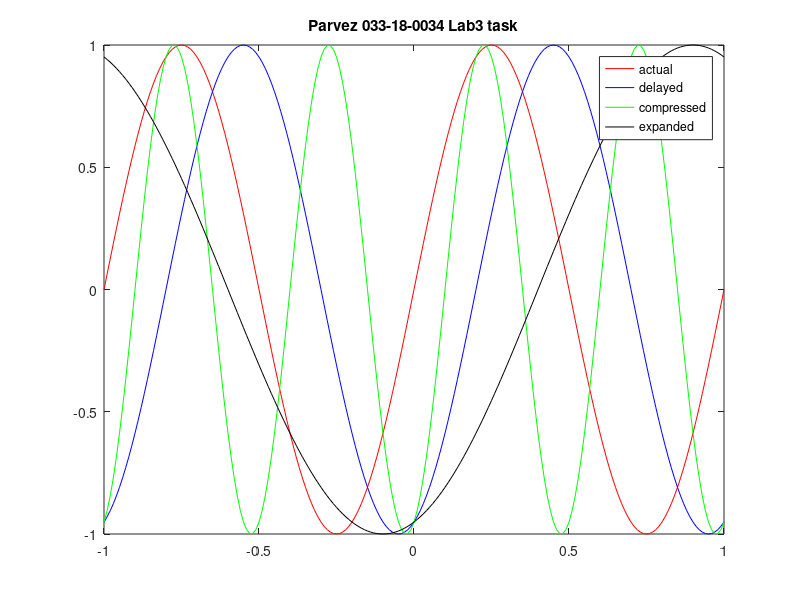

Source code (MATLAB):
f=1;
w=2*pi*f;
t=-1:0.01:1;
x=sin(w*t);
x1=sin(w*(t-0.2));
x2=sin(w*(2*t-0.2));
x3=sin(w*(0.5*t-0.2));
plot(t,x,'red',t,x1,'blue',t,x2,'green',t,x3,'black')
title 'Parvez 033-18-0034 Lab3 task'
legend ('actual','delayed','compressed','expanded')
axis ([-1 1 -1 1]);